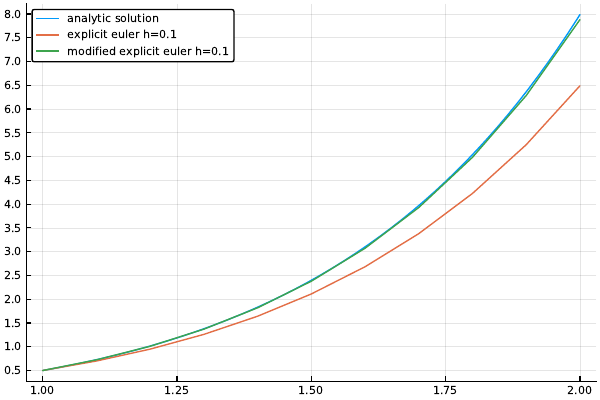

The script that saved this image:
using Plots
pyplot()
include("../integration_methods.jl")

function convergence_order(y_numeric, y_analytic, hs)
    err = log.(abs.(y_numeric .- y_analytic))
    hlog = log.(hs)

    co = (err[1:end-1] .- err[2:end]) ./ (hlog[1:end-1] .- hlog[2:end])
    return co
end

f1(x, y) = x .+ 2.0 .* y
f2(x, y) = 1.0 .+ 2.0 .* (x .+ 2.0 .* y)

y(x) = ((5.0/4.0) .* ℯ.^(2.0 .* x .- 2)) - (x ./ 2.0) .- (1.0/4.0)
h = 0.1

x0 = 1
x1 = 2
y0 = 1.0/2.0

x_n = collect(x0:h:x1)
x_a = collect(x0:((x1-x0)/1000.0):x1)

y_n = explicit_euler_all_values(f1, y0, x0, h, x1)
y_a = y(x_a)
y_ni = explicit_euler_modified(f1, f2, y0, x0, h, x1)

p = plot(x_a, y_a, label="analytic solution", yticks=0:0.5:10)
plot!(x_n, y_n, label="explicit euler h="*string(h))
plot!(x_n, y_ni, label="modified explicit euler h="*string(h))

savefig("Aufgabe1.pdf")

hs = [i^(-1) for i in 1:10000]
y_n = [explicit_euler_all_values(f1, y0, x0, hs[i], x1)[end] for i in 1:size(hs,1)]
y_ni = [explicit_euler_modified(f1, f2, y0, x0, hs[i], x1)[end] for i in 1:size(hs,1)]

con = convergence_order(y_n, y_a[end], hs)
coni= convergence_order(y_ni,y_a[end], hs)

plot(1 ./hs[1:end-1], con, label="explicit euler", title="convergence_order", xlabel="steps per unit", yticks=0:0.1:2)
plot!(1 ./hs[1:end-1],coni,label="modified explicit euler")
savefig("ConvergenceOrder.pdf")

print(con[end], "\n", coni[end], "\n")
